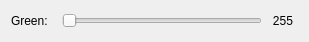
          <widget class="QWidget" name="horizontalLayoutWidget_2">
           <property name="geometry">
            <rect>
             <x>50</x>
             <y>100</y>
             <width>301</width>
             <height>22</height>
            </rect>
           </property>
           <layout class="QHBoxLayout" name="horizontalLayout_3">
            <item>
             <widget class="QLabel" name="label_5">
              <property name="minimumSize">
               <size>
                <width>45</width>
                <height>0</height>
               </size>
              </property>
              <property name="maximumSize">
               <size>
                <width>45</width>
                <height>16777215</height>
               </size>
              </property>
              <property name="text">
               <string>Green:</string>
              </property>
             </widget>
            </item>
            <item>
             <widget class="QSlider" name="horizontalSlider">
              <property name="minimumSize">
               <size>
                <width>200</width>
                <height>0</height>
               </size>
              </property>
              <property name="maximumSize">
               <size>
                <width>200</width>
                <height>16777215</height>
               </size>
              </property>
              <property name="orientation">
               <enum>Qt::Horizontal</enum>
              </property>
             </widget>
            </item>
            <item>
             <widget class="QLabel" name="label_9">
              <property name="minimumSize">
               <size>
                <width>30</width>
                <height>0</height>
               </size>
              </property>
              <property name="maximumSize">
               <size>
                <width>30</width>
                <height>16777215</height>
               </size>
              </property>
              <property name="text">
               <string>255</string>
              </property>
              <property name="alignment">
               <set>Qt::AlignCenter</set>
              </property>
             </widget>
            </item>
            <item>
             <spacer name="horizontalSpacer_2">
              <property name="orientation">
               <enum>Qt::Horizontal</enum>
              </property>
              <property name="sizeHint" stdset="0">
               <size>
                <width>40</width>
                <height>20</height>
               </size>
              </property>
             </spacer>
            </item>
           </layout>
          </widget>
